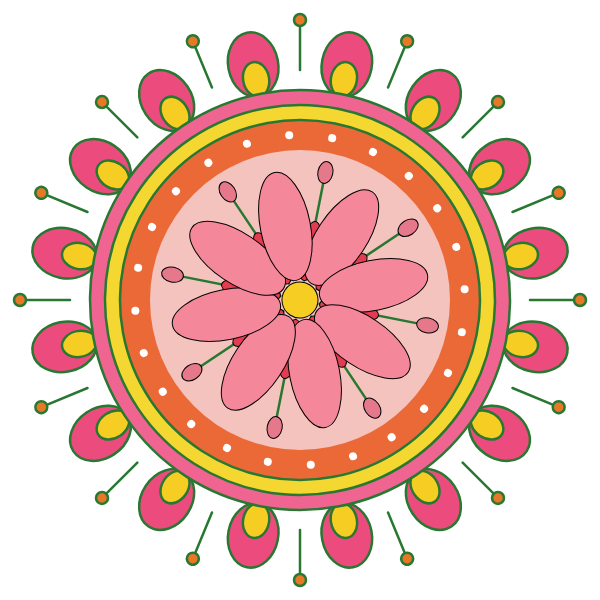
Frame 1 (no input)
Frame 60 (no input): identical to frame 1, image omitted
Frame 120 (the mouse pressed at the canvas centre since frame 60): identical to frame 1, image omitted

The p5.js sketch that drew this single still picture (run headless with seeded random() and noise() and a simulated clock; from frame 60 on, the mouse is pressed at the canvas centre):

// p5.js sketch
// ── sketch.js
function setup() {
  createCanvas(600, 600);
  angleMode(DEGREES);
  noStroke();
}

function draw() {
  background(255);
  translate(width / 2, height / 2);
  for (let i = 0; i < 16; i++) {
   stroke(40, 120, 50);
    strokeWeight(2.5);
    line(0, -230, 0, -280);

    fill(230, 120, 40);
    circle(0, -280, 12);
    rotate(22.5);
  }

  rotate(360 / 32);
  for (let i = 0; i < 16; i++) {
    fill(235, 75, 125);
    ellipse(0, -240, 50, 65);

    fill(245, 205, 35);
    ellipse(0, -225, 26, 35);
    rotate(360 / 16);
  }
  fill(240, 100, 145);
  circle(0, 0, 420);

  fill(245, 215, 50);
  circle(0, 0, 390);

  fill(235, 105, 55);
  circle(0, 0, 360);

  for (let i = 0; i < 24; i++) {
    fill(255);
    noStroke();
    circle(0, -165, 8);
    rotate(360 / 24);
  }  

  fill(245, 195, 190);
  circle(0, 0, 300);

  for (let i = 0; i < 8; i++) {
    stroke(40, 120, 50);
    strokeWeight(2.5);
    line(0, -20, 0, -130);

    fill(230, 120, 140);
    stroke(0);
    strokeWeight(1);
    ellipse(0, -130, 15, 22);
    fill(225, 60, 80);
    ellipse(0, -50, 20, 60);

    rotate(360 / 8);
  }

  rotate(360 / 16);
  for (let i = 0; i < 8; i++) {
    fill(245, 135, 155);
    ellipse(0, -75, 50, 110);
    rotate(360 / 8);
  }

  fill(245, 205, 35);
  circle(0, 0, 36);
}
